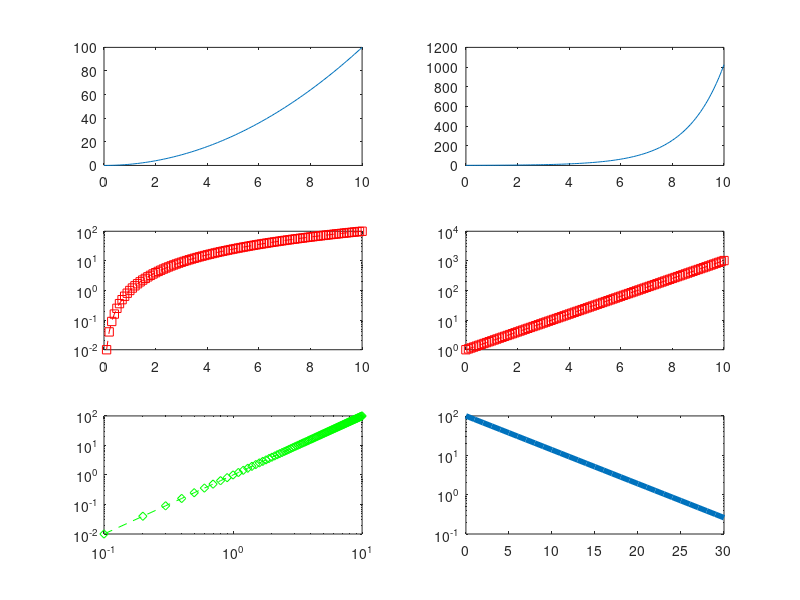

Write MATLAB code to recreate this figure.
%housekeeping
clc, clear all, close all;

%Problem A
x = 0:0.1:10;
y1 = x.^2;
y2 = 2.^x;

%plot y1
subplot(3,2,1);
plot(x,y1);
subplot(3,2,3);
semilogy(x, y1,'--rs');
subplot(3,2,5);
loglog(x, y1,'--gd');

%plot y2's
subplot(3,2,2);
plot(x, y2);
subplot(3,2,4);
semilogy(x, y2,'--rs');
subplot(3,2,6);
loglog(x, y2,'--gd');

%%
%Problem 2

clear all; close all; clc;
t = 0:30;
p = 100*0.82.^t;
semilogy(t,p,'linewidth',4);